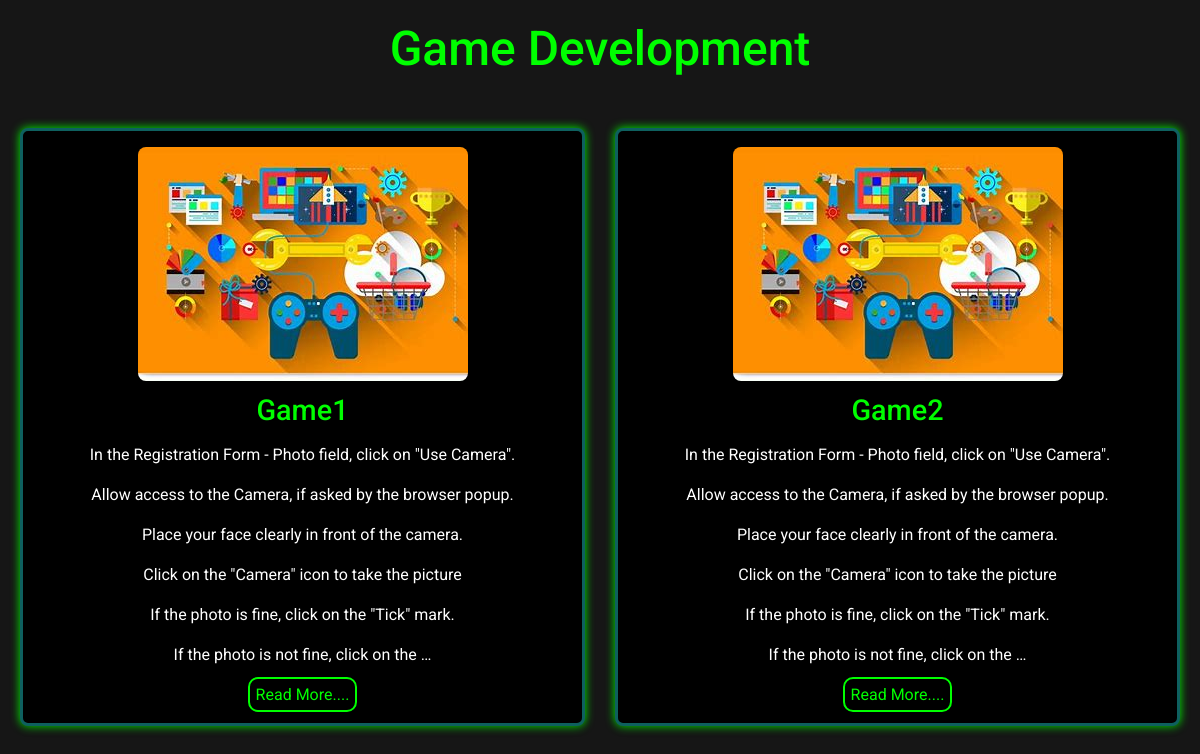
/category/4/, run on an earlier commit of the app's database.
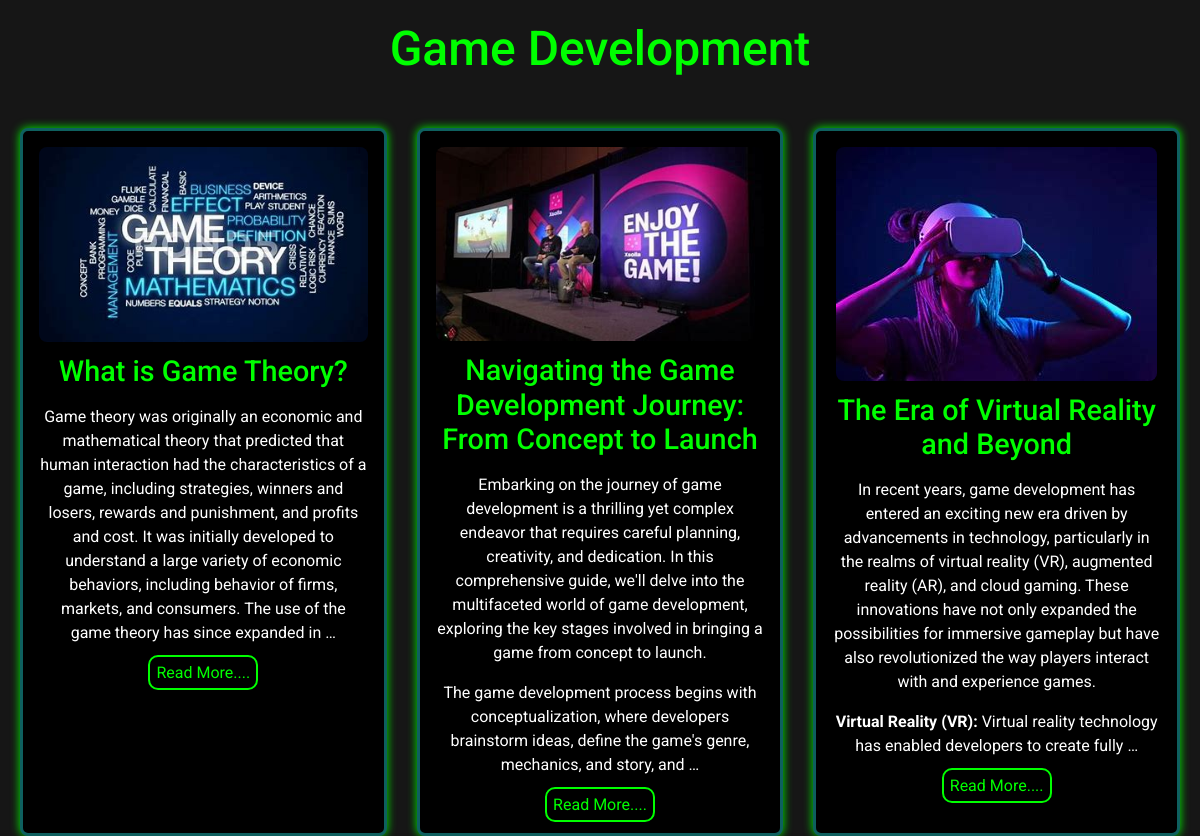
And on a later commit of the database.
### blog/models.py (models this page shows, shortened)
class Category(models.Model):
    cat_id = models.AutoField(primary_key=True)
    title = models.CharField(max_length=100)
    description = models.TextField(blank=True, null=True)
    url = models.CharField(max_length=200)
    image = models.ImageField(upload_to='category/')
    created = models.DateTimeField(auto_now_add=True)

class Post(models.Model):
    post_id = models.AutoField(primary_key=True)
    title = models.CharField(max_length=100)
    content = HTMLField()
    url = models.CharField(max_length=200)
    cat = models.ForeignKey(Category, on_delete=models.CASCADE)
    image = models.ImageField(upload_to='post/')
    created = models.DateTimeField(auto_now_add=True)

### blog/views.py (the view)
# urls.py: path('category/<int:cat_id>/', views.category_based_posts, name='category'),
def category_based_posts(request, cat_id):
    category = Category.objects.get(cat_id=cat_id)
    catbasedpost = Post.objects.filter(cat=category)
    return render(request, 'category_based_posts.html', {
        'cat': category,
        'c': catbasedpost
    })

### blog/templates/category_based_posts.html (shortened to what this page needs)
<!DOCTYPE html>
<html lang="en">
<head>
    <link rel="stylesheet" href="https://cdn.jsdelivr.net/npm/bootstrap@4.0.0/dist/css/bootstrap.min.css">
</head>
<body>
<header style="color:#00ff00;">
    <h1 class="category-title">{{ cat.title }}</h1>
</header>
<div class="post-container" style="height:400px;">
    {% for post in c %}
        <div class="post-card" style="color:#ffffff; text-align:center;" >
                <img src="{{ post.image.url }}" alt="{{ post.title }}" class="post-image">
                <h2 class="post-title" style="color:#00ff00;">{{ post.title }}</h2>
                <p class="post-content">{{ post.content | truncatewords:65 | safe }}</p>
                <a href="{% url 'blog_detail' post.post_id %}" style="text-decoration:none; color: #00ff00; border-radius: 10px; border: 2px solid #00ff00; padding: 6px; transition: border-color 0.3s ease-in-out, box-shadow 0.3s ease-in-out;"
                onmouseover="this.style.borderColor='#00ff00'; this.style.boxShadow='0 0 10px #00ff00'; this.style.animation='glowing 1s infinite alternate';"
                onmouseout="this.style.borderColor='#00ff00'; this.style.boxShadow='0 0 0';">
                Read More....
            </a>
        </div>
    {% endfor %}
</div>
    </body>
</html>

### blog/templates/category_based_posts.html (style rules this page uses)
:root { --primary-color: #161616; --background-color: #161616; --text-color: #57E5AA; --light-text-color: #000000; --border-color: #0e605f; --box-shadow-color: #00ff00; }
body { font-family: 'Roboto', sans-serif; margin: 0; padding: 0; background-color: var(--background-color); color: var(--light-text-color); }
header { background-color: var(--primary-color); text-align: center; padding: 20px; }
.category-title { padding-bottom:10px; margin: 0; font-size: 3em; font-weight: 500; color: #00ff00; }
.post-container { display: grid; color: #57E5AA; grid-template-columns: repeat(auto-fit, minmax(300px, 1fr)); grid-gap: 30px; padding: 20px; max-width: 1200px; margin: 0 auto; }
.post-card { border: 3px solid var(--border-color); border-radius: 8px; padding: 16px; box-shadow: 0 4px 8px rgba(0, 0, 0, 0.1), 0 0 10px var(--box-shadow-color); transition: transform 0.3s ease-in-out; background-color: var(--light-text-color); }
.post-image { max-width: 100%; height: auto; border-radius: 8px; margin-bottom: 12px; }
.post-title { font-size: 1.8em; margin-bottom: 8px; color: var(--text-color); font-weight: 500; }
.post-content { color: var(--text-color); line-height: 1.5; }

What changed in the data, as far as the page shows it:
removed Post: image (picture), title "Game1", content "In the Registration Form - Photo field, click on \"Use Camera\". Allow access to the Camera, if asked by the browser popup. Place your face clearly in front of the camera. Click on the \"Camera\" icon to take the picture If the photo is fine, click on the \"Tick\" mark. If the photo is not fine, click on the …"
removed Post: image (picture), title "Game2", content "In the Registration Form - Photo field, click on \"Use Camera\". Allow access to the Camera, if asked by the browser popup. Place your face clearly in front of the camera. Click on the \"Camera\" icon to take the picture If the photo is fine, click on the \"Tick\" mark. If the photo is not fine, click on the …"
added Post: image (picture), title "What is Game Theory?", content "Game theory was originally an economic and mathematical theory that predicted that human interaction had the characteristics of a game, including strategies, winners and losers, rewards and punishment, and profits and cost. It was initially developed to understand a large variety of economic behaviors, including behavior of firms, markets, and consumers. The use of the game theory has since expanded in …"
added Post: image (picture), title "Navigating the Game Development Journey: From Concept to Launch", content "Embarking on the journey of game development is a thrilling yet complex endeavor that requires careful planning, creativity, and dedication. In this comprehensive guide, we'll delve into the multifaceted world of game development, exploring the key stages involved in bringing a game from concept to launch. The game development process begins with conceptualization, where developers brainstorm ideas, define the game's genre, mechanics, and story, and …"
added Post: image (picture), title "The Era of Virtual Reality and Beyond", content "In recent years, game development has entered an exciting new era driven by advancements in technology, particularly in the realms of virtual reality (VR), augmented reality (AR), and cloud gaming. These innovations have not only expanded the possibilities for immersive gameplay but have also revolutionized the way players interact with and experience games. Virtual Reality (VR): Virtual reality technology has enabled developers to create fully …"
